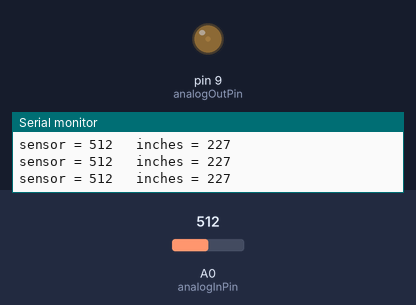
The sketch below on a simulated Arduino Uno, built with avr-gcc and run on an emulated ATmega328P. Parts: output pins drawn as LEDs (lit = HIGH), the last lines printed to the serial monitor. The test bench sets the inputs (shaded band); at power-on: A0 (analogInPin) = 512.

Above: at 1.2 s.
1.3 s: A0 (analogInPin) set to 122
At 1.7 s:
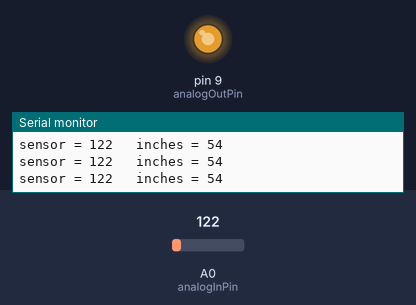
2.8 s: A0 (analogInPin) set to 306
At 3.4 s:
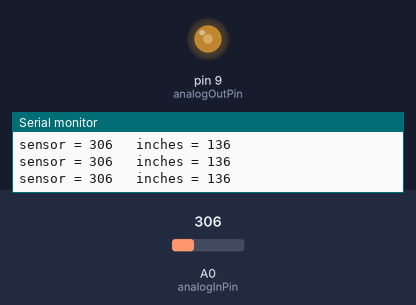
4.3 s: A0 (analogInPin) set to 0
At 5.1 s:
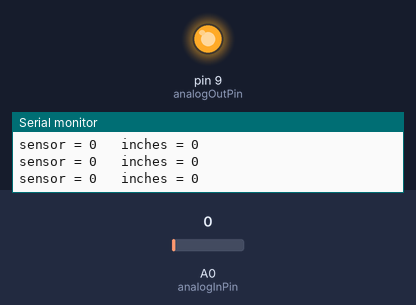
Timing chart, 0 to 7.3 s (numbered marks = the images above; inputs shaded):
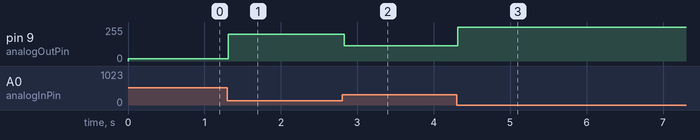

The sketch:

UltrasoundTest2.pde
```cpp
/*
  Analog input, analog output, serial output

 scaled for the MaxSonar EZ1 as testing protocol for the VIMBY/Scion Challenge

 by Carlyn Maw August 2010
 based on code 2009 code by Tom Igoe

 */

// These constants won't change.  They're used to give names
// to the pins used:

const int numberOfSensors = 2;

byte sensorPinArray[numberOfSensors] = { 0,1 } ;
byte sensorEnablePins[numberOfSensors] = {2, 3};
int sensorDataArray[numberOfSensors];

const int analogInPin = 0;
const int analogOutPin = 9; // Analog output pin that the LED is attached to

const int VCC = 5000; // mVolts
const int resolutionSensor = VCC/512; //(mV/inch)
const int resolutionADC = VCC/1024;

int myInches = 0;
const int environmentMAX = 550;

int sensorValue = 0;        // value read from the pot
int outputValue = 0;        // value output to the PWM (analog out)

void setup() {
  // initialize serial communications at 9600 bps:
  Serial.begin(9600);
}

void loop() {
  // read the analog in value:

updateSensorArray();
sendSensorArray();


}

void updateSensorArray() {
  sensorValue = analogRead(analogInPin);
  // map it to the range of the analog out:
  outputValue = map(sensorValue, 0, environmentMAX, 255, 0);
  //calibrate it for inches
  myInches = sensorValue * resolutionADC / resolutionSensor;
  // change the analog out value:
  analogWrite(analogOutPin, outputValue);

}

void sendSensorArray() {
  // print the results to the serial monitor:
  Serial.print("sensor = " );
  Serial.print(sensorValue);
  Serial.print("\t inches = ");
  Serial.println(myInches);

  // wait 10 milliseconds before the next loop
  // for the analog-to-digital converter to settle
  // after the last reading:
  delay(10);
}
```

Measured:
- after the input at 1.3 s, pin 9 (analogOutPin): 18/255 → 199/255 at once
- after the input at 2.8 s, pin 9 (analogOutPin): 199/255 → 114/255 at once
- after the input at 4.3 s, pin 9 (analogOutPin): 114/255 → 255/255 at once
